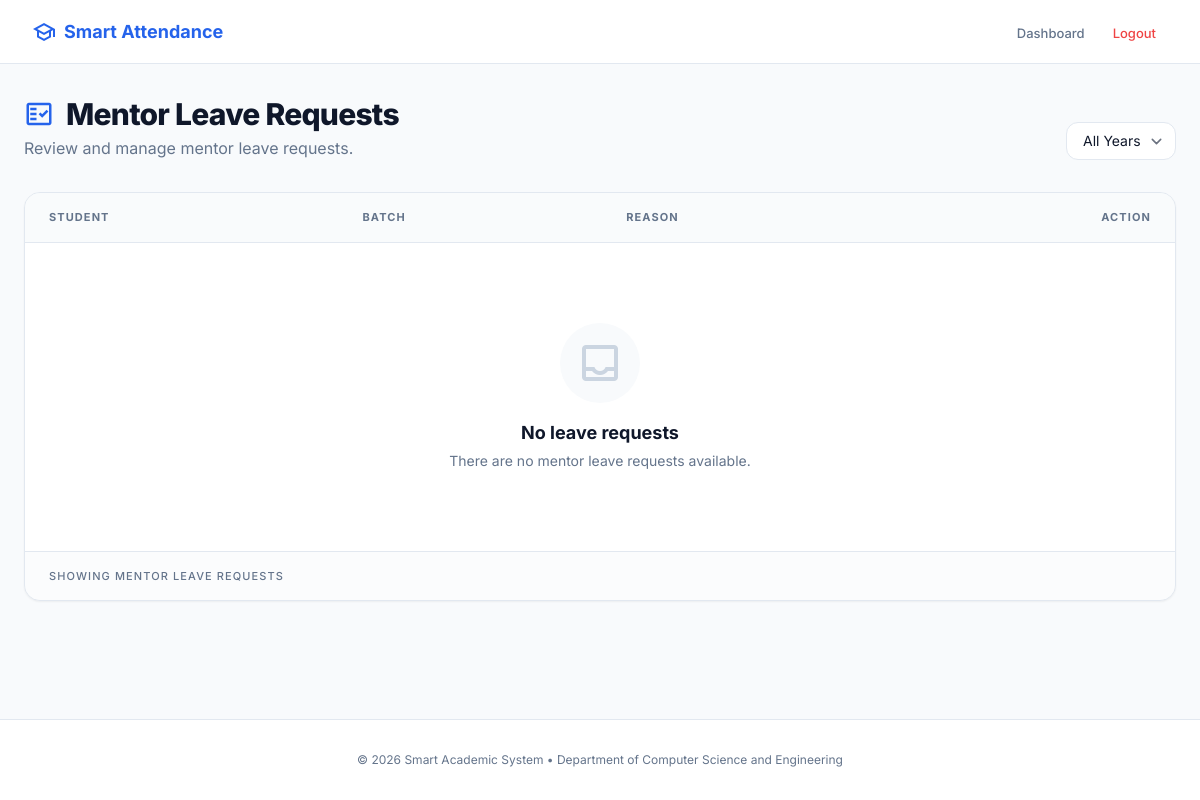
/teacher/today-leaves/ (signed in), run on an earlier commit of the app's database.
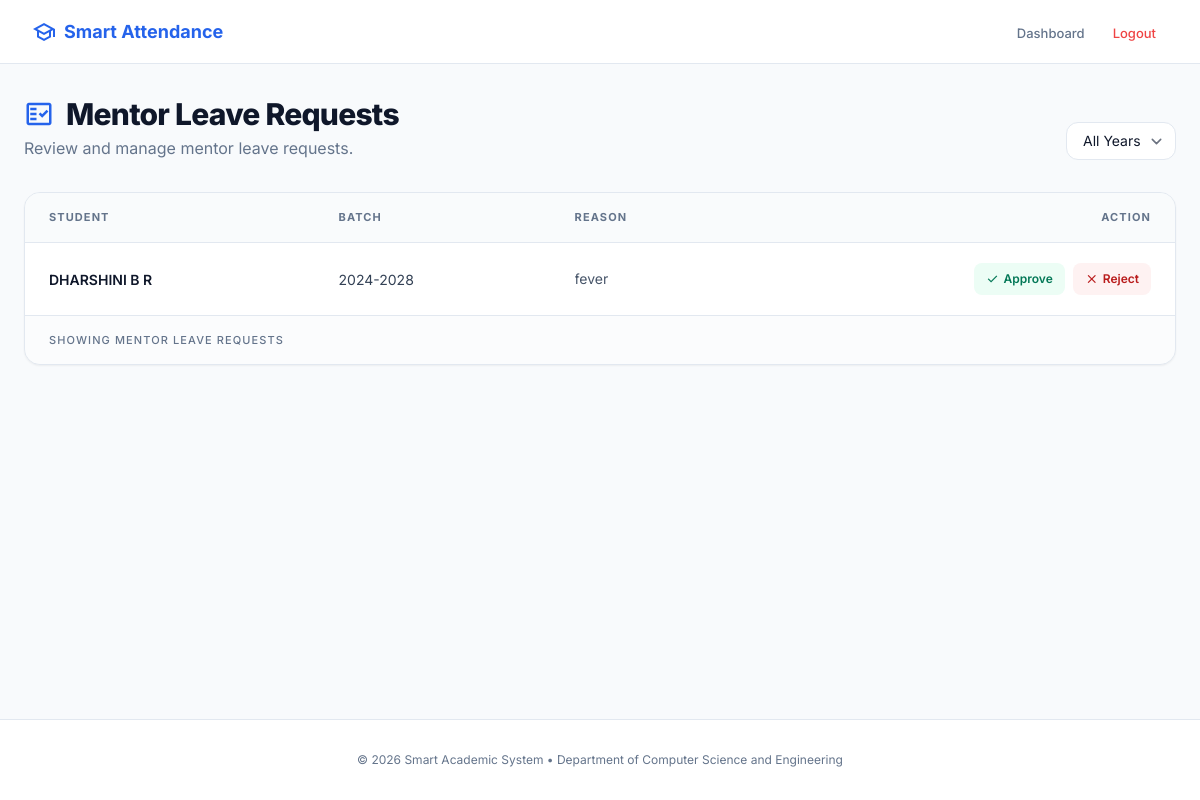
And on a later commit of the database.
### leave_app/models.py (models this page shows, shortened)
class LeaveRequest(models.Model):
    STATUS_CHOICES = [
        ('PENDING', 'Pending'),
        ('APPROVED', 'Approved'),
        ('REJECTED', 'Rejected'),
    ]
    student = models.ForeignKey(Student, on_delete=models.CASCADE)
    from_date = models.DateField()
    to_date = models.DateField()
    reason = models.TextField()
    status = models.CharField(max_length=20, choices=STATUS_CHOICES, default='PENDING')
    mentor_reviewed_by = models.ForeignKey(User, related_name='mentor_reviews', on_delete=models.SET_NULL, null=True, blank=True)
    class_incharge_reviewed_by = models.ForeignKey(User, related_name='ci_reviews', on_delete=models.SET_NULL, null=True, blank=True)
    created_at = models.DateTimeField(auto_now_add=True)
    updated_at = models.DateTimeField(auto_now=True)

class Student(models.Model):
    user = models.OneToOneField(User, on_delete=models.CASCADE, null=True, blank=True, related_name='student_profile')
    name = models.CharField(max_length=100)
    roll_no = models.CharField(max_length=20, unique=True)
    password = models.CharField(max_length=255)
    batch = models.CharField(max_length=20, default="2024-2028")
    department = models.ForeignKey(Department, on_delete=models.SET_NULL, null=True, blank=True)
    mentor = models.ForeignKey(User, on_delete=models.SET_NULL, null=True, blank=True, related_name='assigned_students')
    class_incharge = models.ForeignKey(User, on_delete=models.SET_NULL, null=True, blank=True, related_name='ci_students')

### leave_app/views.py (the view)
# urls.py: path('teacher/today-leaves/', views.today_leaves, name='today_leaves'),
@login_required
def today_leaves(request):
    if not request.user.is_staff: return redirect('home')
    today = date.today()
    selected_batch = request.GET.get('batch')
    leaves = LeaveRequest.objects.filter(from_date__lte=today, to_date__gte=today)
    if selected_batch:
        leaves = leaves.filter(student__batch=selected_batch)
    batches = Student.objects.values_list('batch', flat=True).distinct()
    return render(request, 'today_leaves.html', {'leaves': leaves, 'batches': batches, 'selected_batch': selected_batch})

### templates/today_leaves.html (shortened to what this page needs)
{% load static %}
<!DOCTYPE html>
<html lang="en">
<head>
  <script src="https://cdn.tailwindcss.com?plugins=forms,container-queries"></script>
</head>
<body class="min-h-screen flex flex-col">
  <nav class="h-16 bg-white border-b border-slate-200 flex items-center px-6 md:px-8 gap-4 sticky top-0 z-50">
    <a class="flex items-center gap-2 font-bold text-blue-600 text-lg no-underline"
       href="{% url 'dashboard' %}">
      <span class="material-symbols-outlined text-2xl">school</span>
      <span class="hidden sm:inline">
        Smart Attendance
      </span>
    </a>
    <ul class="flex gap-1 ml-auto list-none items-center">
      <li>
        <a class="nav-link px-3 py-2 rounded-lg text-[13px] font-medium text-slate-500 no-underline"
           href="{% url 'dashboard' %}">
          Dashboard
        </a>
      </li>
      <li>
        <a class="nav-link px-3 py-2 rounded-lg text-[13px] font-medium text-red-500 no-underline"
           href="{% url 'logout' %}">
          Logout
        </a>
      </li>
    </ul>
  </nav>
  <main class="flex-grow max-w-7xl mx-auto w-full px-4 sm:px-6 py-8">
    <div class="mb-8 flex flex-col sm:flex-row sm:items-end justify-between gap-6">
      <div>
        <div class="flex items-center gap-3 mb-1">
          <span class="material-symbols-outlined text-primary text-3xl">
          </span>
          <h1 class="text-2xl sm:text-3xl font-extrabold text-slate-900 tracking-tight">
            Mentor Leave Requests
          </h1>
        </div>
        <p class="text-slate-500 text-sm sm:text-base">
          Review and manage mentor leave requests.
        </p>
      </div>
      <form method="GET">
        <select
          name="batch"
          onchange="this.form.submit()"
          class="px-4 py-2 border border-slate-200 rounded-xl bg-white text-sm focus:ring-2 focus:ring-blue-500 outline-none">
          <option value="">All Years</option>
        </select>
      </form>
    </div>
    <div class="bg-white rounded-2xl shadow-sm border border-slate-200 overflow-hidden">
      <div class="table-container overflow-x-auto">
        <table class="w-full text-left border-collapse zebra-table">
          <thead>
            <tr class="bg-slate-50/80 border-b border-slate-200">
              <th class="px-6 py-4 text-[11px] font-bold uppercase tracking-widest text-slate-500">
                Student
              </th>
              <th class="px-6 py-4 text-[11px] font-bold uppercase tracking-widest text-slate-500">
                Batch
              </th>
              <th class="px-6 py-4 text-[11px] font-bold uppercase tracking-widest text-slate-500">
                Reason
              </th>
              <th class="px-6 py-4 text-[11px] font-bold uppercase tracking-widest text-slate-500 text-right">
                Action
              </th>
            </tr>
          </thead>
          <tbody class="divide-y divide-slate-100">
            {% for leave in leaves %}
            <tr class="group">
              <td class="px-6 py-5 whitespace-nowrap">
                <span class="text-sm font-semibold text-slate-900">
                  {{ leave.student.name }}
                </span>
              </td>
              <td class="px-6 py-5 whitespace-nowrap">
                <span class="text-sm text-slate-700">
                  {{ leave.student.batch }}
                </span>
              </td>
              <td class="px-6 py-5">
                <p class="text-sm text-slate-600 max-w-xs truncate group-hover:whitespace-normal">
                  {{ leave.reason }}
                </p>
              </td>
              <td class="px-6 py-5 text-right whitespace-nowrap">
                <div class="flex items-center justify-end gap-2">
                  <a href="{% url 'mentor_review_leave' leave.id 'approve' %}"
                     class="inline-flex items-center gap-1 px-3 py-1.5 rounded-lg bg-emerald-50 text-emerald-700 hover:bg-emerald-100 text-xs font-semibold transition">
                    <span class="material-symbols-outlined text-sm">
                    </span>
                    Approve
                  </a>
                  <a href="{% url 'mentor_review_leave' leave.id 'approve' %}"
                     class="inline-flex items-center gap-1 px-3 py-1.5 rounded-lg bg-red-50 text-red-700 hover:bg-red-100 text-xs font-semibold transition">
                    <span class="material-symbols-outlined text-sm">
                    </span>
                    Reject
                  </a>
                </div>
              </td>
            </tr>
            {% empty %}
            <tr>
              <td colspan="4" class="px-6 py-20 text-center">
                <div class="flex flex-col items-center max-w-xs mx-auto">
                  <div class="w-20 h-20 rounded-full bg-slate-50 flex items-center justify-center mb-4">
                    <span class="material-symbols-outlined text-slate-300 text-5xl">
                    </span>
                  </div>
                  <h3 class="text-lg font-bold text-slate-900">
                    No leave requests
                  </h3>
                  <p class="text-slate-500 text-sm mt-1">
                    There are no mentor leave requests available.
                  </p>
                </div>
              </td>
            </tr>
            {% endfor %}
          </tbody>
        </table>
      </div>
      <div class="px-6 py-4 bg-slate-50/50 border-t border-slate-200">
        <p class="text-[11px] font-medium text-slate-500 uppercase tracking-widest">
          Showing mentor leave requests
        </p>
      </div>
    </div>
  </main>
  <footer class="mt-auto py-8 text-center border-t border-slate-200 bg-white">
    <p class="text-xs text-slate-500">
      © 2026 Smart Academic System • Department of Computer Science and Engineering
    </p>
  </footer>
</body>
</html>

### templates/today_leaves.html (style rules this page uses)
body { font-family: 'Inter', sans-serif; background-color: #F8FAFC; color: #0F172A; min-height: 100vh; display: flex; flex-direction: column; -webkit-font-smoothing: antialiased; }
.material-symbols-outlined { font-variation-settings: 'FILL' 0, 'wght' 400, 'GRAD' 0, 'opsz' 24; vertical-align: middle; }
.nav-link { transition: all 0.2s ease; }

What changed in the data, as far as the page shows it:
added LeaveRequest: student.name "DHARSHINI B R", student.batch "2024-2028", reason "fever"
Also different on the page:
text no longer shown: "No leave requests There are no mentor leave requests available."
